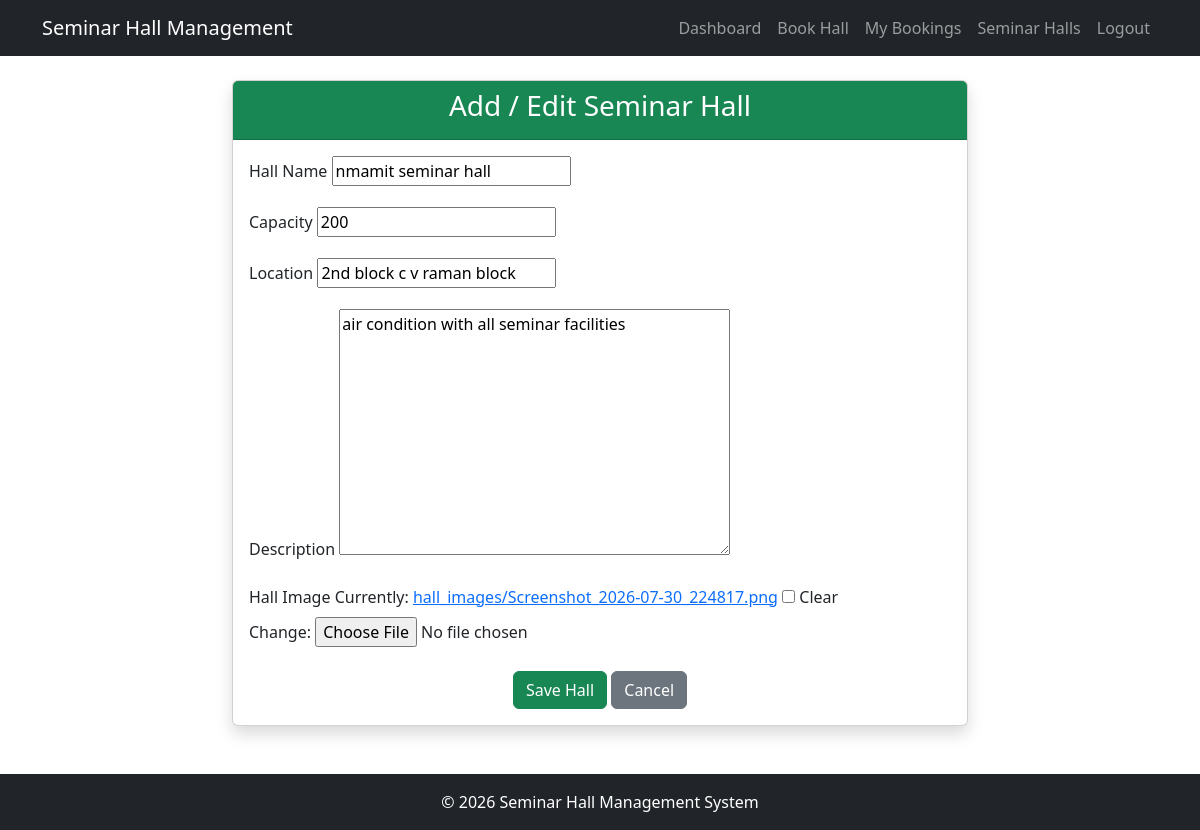
The app's page /edit-hall/7/ (signed in) with its own data.
### accounts/models.py (models this page shows, shortened)
class SeminarHall(models.Model):
    hall_name = models.CharField(max_length=100)
    capacity = models.IntegerField()
    location = models.CharField(max_length=100)
    description = models.TextField()
    image = models.ImageField(upload_to='hall_images/', blank=True, null=True)

### accounts/views.py (the view)
# urls.py: path('edit-hall/<int:id>/', views.edit_hall, name='edit_hall'),
@login_required
def edit_hall(request, id):
    hall = get_object_or_404(SeminarHall, id=id)
    if request.method == "POST":
        form = SeminarHallForm(
    request.POST,
    request.FILES,
    instance=hall
)
        if form.is_valid():
            form.save()
            return redirect('hall_list')
    else:
        form = SeminarHallForm(instance=hall)
    return render(request, 'accounts/hall_form.html', {'form': form})

### accounts/forms.py
class SeminarHallForm(forms.ModelForm):
    class Meta:
        model = SeminarHall
        fields = [
            'hall_name',
            'capacity',
            'location',
            'description',
            'image'
        ]

### accounts/templates/accounts/hall_form.html (shortened to what this page needs)
{% extends 'accounts/base.html' %}
{% block content %}
<div class="row justify-content-center">
    <div class="col-md-8">
        <div class="card shadow">
            <div class="card-header bg-success text-white text-center">
                <h3>Add / Edit Seminar Hall</h3>
            </div>
            <div class="card-body">
                <form method="POST" enctype="multipart/form-data">
                    <div class="mb-3">
                        <label class="form-label">Hall Name</label>
                        {{ form.hall_name }}
                    </div>
                    <div class="mb-3">
                        <label class="form-label">Capacity</label>
                        {{ form.capacity }}
                    </div>
                    <div class="mb-3">
                        <label class="form-label">Location</label>
                        {{ form.location }}
                    </div>
                    <div class="mb-3">
                        <label class="form-label">Description</label>
                        {{ form.description }}
                    </div>
                    <div class="mb-3">
                        <label class="form-label">Hall Image</label>
                        {{ form.image }}
                    </div>
                    <div class="text-center mt-4">
                        <button type="submit" class="btn btn-success">
                            Save Hall
                        </button>
                        <a href="{% url 'hall_list' %}" class="btn btn-secondary">
                            Cancel
                        </a>
                    </div>
                </form>
            </div>
        </div>
    </div>
</div>
{% endblock %}

### records on screen
SeminarHall: hall_name "nmamit seminar hall", capacity "200", location "2nd block c v raman block", description "air condition with all seminar facilities"
